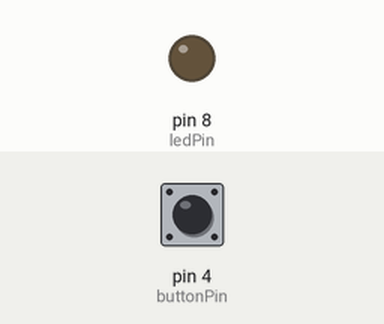
Simulated run of this sketch. Board: Arduino Uno, built with avr-gcc and run on an emulated ATmega328P. Parts: output pins drawn as LEDs (lit = HIGH). Inputs (shaded band) come from the test bench; at power-on: pin 4 (buttonPin) LOW.

Above: at 1.2 s.
1.3 s: pin 4 (buttonPin) pulled HIGH for 0.15 s
At 1.37 s:
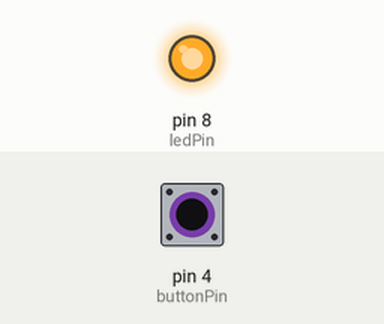
2.9 s: pin 4 (buttonPin) pulled HIGH for 3.2 s
At 6.4 s:
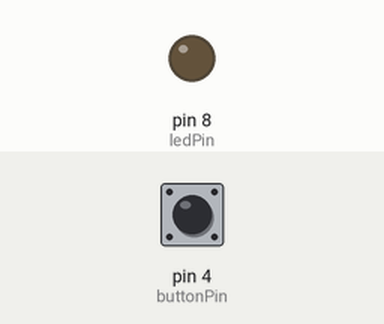
Timing chart, 0 to 7.9 s (numbered marks = the images above; inputs shaded):
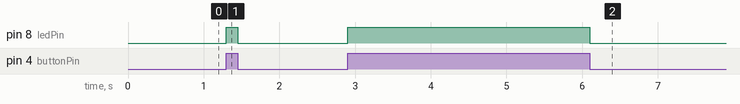

The sketch:

Apagar_Prender_LED_Boton.ino
```cpp
const int buttonPin = 4;
const int ledPin =  8;


int estadoBoton = 0;

void setup() {
  pinMode(ledPin, OUTPUT);
  pinMode(buttonPin, INPUT);
}

void loop() {

  estadoBoton = digitalRead(buttonPin);


  if (estadoBoton == HIGH) {
    digitalWrite(ledPin, HIGH);
  } else {
    digitalWrite(ledPin, LOW);
  }
}
```

Measured:
- after the input at 1.3 s, pin 8 (ledPin): LOW → HIGH at once, → LOW 0.15 s later
- after the input at 2.9 s, pin 8 (ledPin): LOW → HIGH at once, → LOW 3.2 s later
